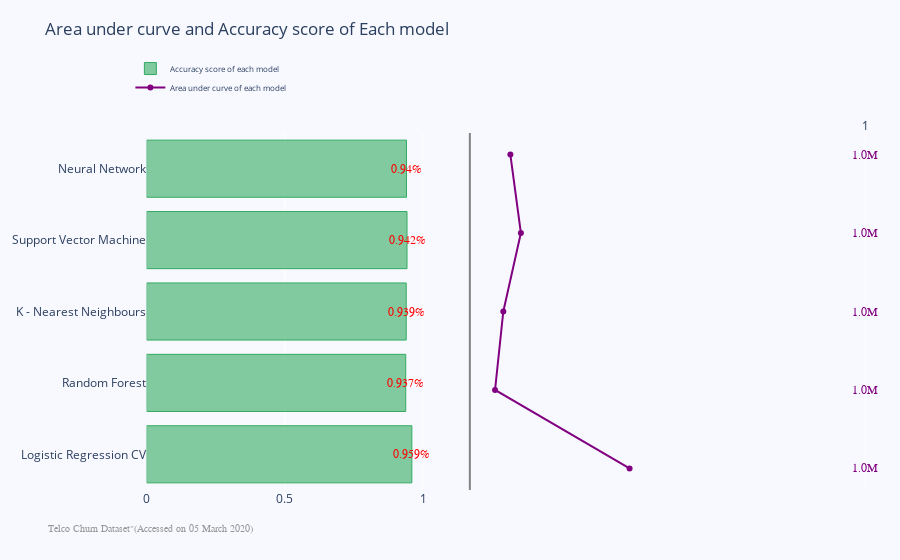

The code cell stored with this chart in its notebook:
### Code cell
# Plotting Accuracy scores and Area under curve comparison plots
fig = make_subplots(rows=1, cols=2, specs=[[{}, {}]], shared_xaxes=True,
                    shared_yaxes=False, vertical_spacing=0.001)

fig.append_trace(go.Bar(
    x = model_comparison_df['Accuracy_score'].tolist(),
    y = model_comparison_df['Model'].tolist(),
    marker=dict(
        color='rgba(50, 171, 96, 0.6)',
        line=dict(
            color='rgba(50, 171, 96, 1.0)',
            width=1),
    ),
    name='Accuracy score of each model',
    orientation='h',
), 1, 1)

fig.append_trace(go.Scatter(
    x= model_comparison_df['Area_under_curve'].tolist(), 
    y= model_comparison_df['Model'].tolist(),
    mode = 'lines+markers',
    line_color = 'rgb(128, 0, 128)',
    name = 'Area under curve of each model',
), 1, 2)

fig.update_layout(
    title='Area under curve and Accuracy score of Each model',
    yaxis=dict(
        showgrid=False,
        showline=False,
        showticklabels=True,
        domain=[0, 0.85],
    ),
    yaxis2=dict(
        showgrid=False,
        showline=True,
        showticklabels=False,
        linecolor='rgba(102, 102, 102, 0.8)',
        linewidth=2,
        domain=[0, 0.85],
    ),
    xaxis=dict(
        zeroline=False,
        showline=False,
        showticklabels=True,
        showgrid=True,
        domain=[0.05, 0.42],
    ),
    xaxis2=dict(
        zeroline=False,
        showline=False,
        showticklabels=True,
        showgrid=True,
        domain=[0.47, 1],
        side='top',
        dtick=0.1,
    ),
    legend=dict(x=0.029, y=1.038, font_size=8),
    margin=dict(l=100, r=20, t=70, b=70),
    paper_bgcolor='rgb(248, 248, 255)',
    plot_bgcolor='rgb(248, 248, 255)',
)

annotations = []

y_s = np.round(model_comparison_df['Accuracy_score'].tolist(), decimals=3)
y_nw = np.rint(model_comparison_df['Accuracy_score'].tolist())

# Adding labels
for ydn, yd, xd in zip(y_nw, y_s, model_comparison_df['Model']):
    # labeling the scatter savings
    annotations.append(dict(xref='x2', yref='y2',
                            y=xd, x=ydn ,
                            text='{:,}'.format(ydn) + 'M',
                            font=dict(family='Arial', size=12,
                                      color='rgb(128, 0, 128)'),
                            showarrow=False))
    # labeling the bar net worth
    annotations.append(dict(xref='x1', yref='y1',
                            y=xd, x=yd ,
                            text=str(yd) + '%',
                            font=dict(family='Arial', size=12,
                                      color='red'),
                            showarrow=False))
# Source
annotations.append(dict(xref='paper', yref='paper',
                        x=-0.08, y=-0.109,
                        text='Telco Churn Dataset"' +
                             '(Accessed on 05 March 2020)',
                        font=dict(family='Arial', size=10, color='rgb(150,150,150)'),
                        showarrow=False))

fig.update_layout(annotations=annotations)
# configure_plotly_browser_state()
fig.show()

### Figure 1 — Plotly figure (JSON) as saved in the notebook; plotly's stock layout.template omitted (floating-point values rounded to 4 significant figures)
{"data": [{"marker": {"color": "rgba(50, 171, 96, 0.6)", "line": {"color": "rgba(50, 171, 96, 1.0)", "width": 1}}, "name": "Accuracy score of each model", "orientation": "h", "type": "bar", "x": [0.9594, 0.9372, 0.9391, 0.9418, 0.94], "xaxis": "x", "y": ["Logistic Regression CV", "Random Forest", "K - Nearest Neighbours", "Support Vector Machine", "Neural Network"], "yaxis": "y"}, {"line": {"color": "rgb(128, 0, 128)"}, "mode": "lines+markers", "name": "Area under curve of each model", "type": "scatter", "x": [0.9593, 0.936, 0.9374, 0.9405, 0.9387], "xaxis": "x2", "y": ["Logistic Regression CV", "Random Forest", "K - Nearest Neighbours", "Support Vector Machine", "Neural Network"], "yaxis": "y2"}], "layout": {"annotations": [{"font": {"color": "rgb(128, 0, 128)", "family": "Arial", "size": 12}, "showarrow": false, "text": "1.0M", "x": 1, "xref": "x2", "y": "Logistic Regression CV", "yref": "y2"}, {"font": {"color": "red", "family": "Arial", "size": 12}, "showarrow": false, "text": "0.959%", "x": 0.959, "xref": "x", "y": "Logistic Regression CV", "yref": "y"}, {"font": {"color": "rgb(128, 0, 128)", "family": "Arial", "size": 12}, "showarrow": false, "text": "1.0M", "x": 1, "xref": "x2", "y": "Random Forest", "yref": "y2"}, {"font": {"color": "red", "family": "Arial", "size": 12}, "showarrow": false, "text": "0.937%", "x": 0.937, "xref": "x", "y": "Random Forest", "yref": "y"}, {"font": {"color": "rgb(128, 0, 128)", "family": "Arial", "size": 12}, "showarrow": false, "text": "1.0M", "x": 1, "xref": "x2", "y": "K - Nearest Neighbours", "yref": "y2"}, {"font": {"color": "red", "family": "Arial", "size": 12}, "showarrow": false, "text": "0.939%", "x": 0.939, "xref": "x", "y": "K - Nearest Neighbours", "yref": "y"}, {"font": {"color": "rgb(128, 0, 128)", "family": "Arial", "size": 12}, "showarrow": false, "text": "1.0M", "x": 1, "xref": "x2", "y": "Support Vector Machine", "yref": "y2"}, {"font": {"color": "red", "family": "Arial", "size": 12}, "showarrow": false, "text": "0.942%", "x": 0.942, "xref": "x", "y": "Support Vector Machine", "yref": "y"}, {"font": {"color": "rgb(128, 0, 128)", "family": "Arial", "size": 12}, "showarrow": false, "text": "1.0M", "x": 1, "xref": "x2", "y": "Neural Network", "yref": "y2"}, {"font": {"color": "red", "family": "Arial", "size": 12}, "showarrow": false, "text": "0.94%", "x": 0.94, "xref": "x", "y": "Neural Network", "yref": "y"}, {"font": {"color": "rgb(150,150,150)", "family": "Arial", "size": 10}, "showarrow": false, "text": "Telco Churn Dataset\"(Accessed on 05 March 2020)", "x": -0.08, "xref": "paper", "y": -0.109, "yref": "paper"}], "legend": {"font": {"size": 8}, "x": 0.029, "y": 1.038}, "margin": {"b": 70, "l": 100, "r": 20, "t": 70}, "paper_bgcolor": "rgb(248, 248, 255)", "plot_bgcolor": "rgb(248, 248, 255)", "title": {"text": "Area under curve and Accuracy score of Each model"}, "xaxis": {"anchor": "y", "domain": [0.05, 0.42], "showgrid": true, "showline": false, "showticklabels": true, "zeroline": false}, "xaxis2": {"anchor": "y2", "domain": [0.47, 1], "dtick": 0.1, "showgrid": true, "showline": false, "showticklabels": true, "side": "top", "zeroline": false}, "yaxis": {"anchor": "x", "domain": [0, 0.85], "showgrid": false, "showline": false, "showticklabels": true}, "yaxis2": {"anchor": "x2", "domain": [0, 0.85], "linecolor": "rgba(102, 102, 102, 0.8)", "linewidth": 2, "showgrid": false, "showline": true, "showticklabels": false}}}
